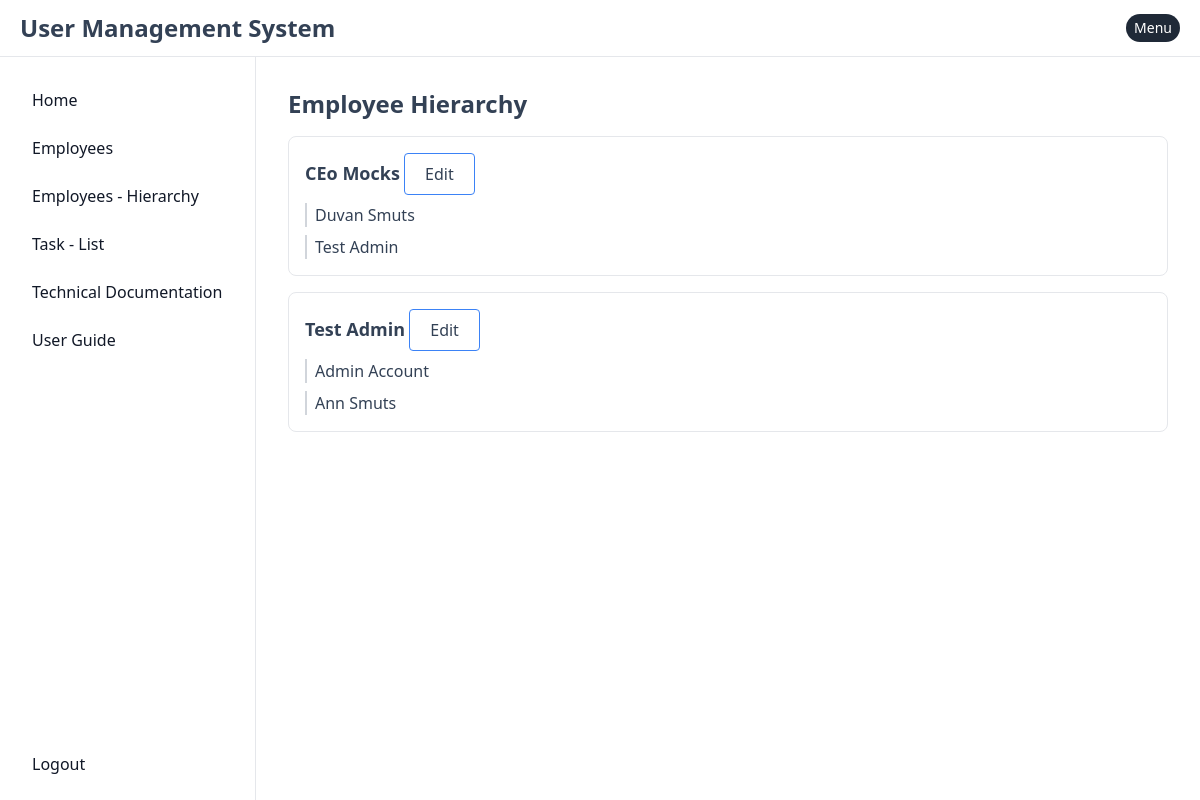
/user/user_hierarchy/ (signed in), run on an earlier commit of the app's database.
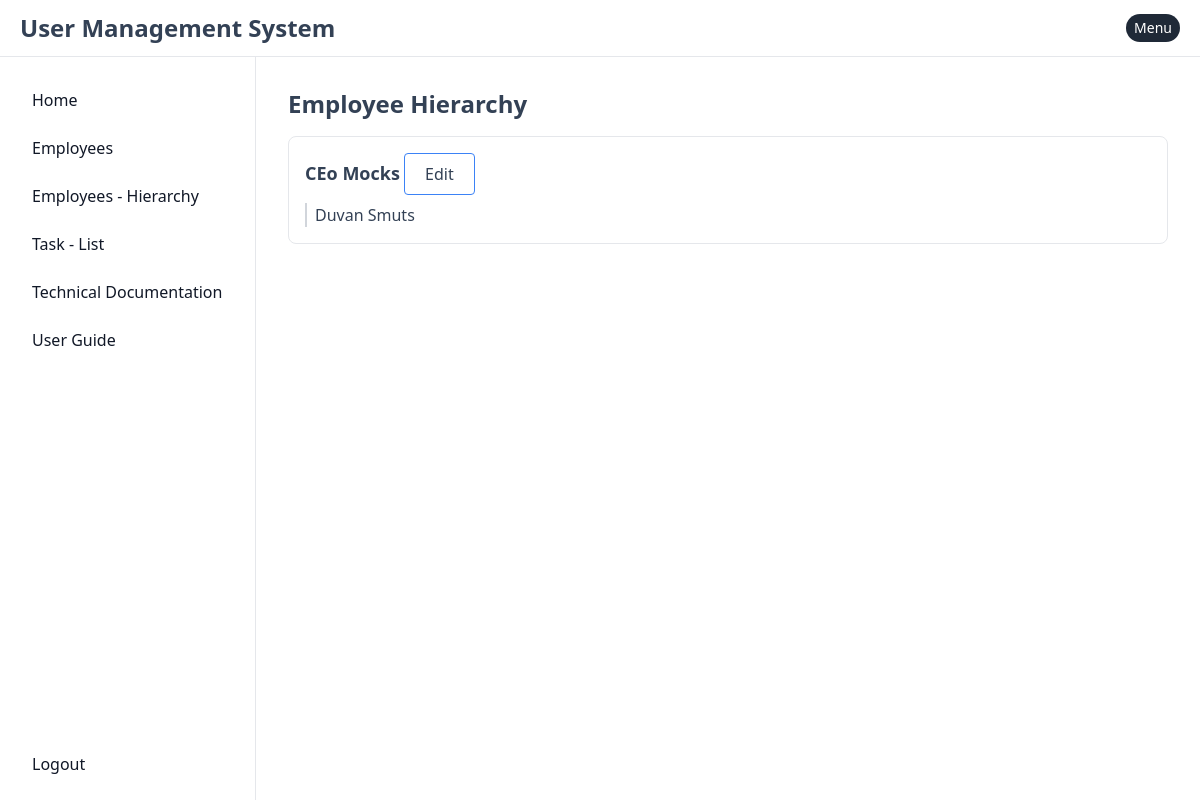
And on a later commit of the database.
### apps/admin/user/models.py (models this page shows, shortened)
class User(AuditFields, AbstractBaseUser, PermissionsMixin):
    reporting_line_manager = models.ForeignKey('self', on_delete=models.SET_NULL, null=True, blank=True, related_name='reports_to')
    email                  = models.EmailField(unique=True)
    first_name             = models.CharField(max_length=30, blank=True)
    last_name              = models.CharField(max_length=30, blank=True)
    contact_number         = models.CharField(max_length=30, blank=True)
    employee_number        = models.CharField(max_length=30, blank=True)
    hashed_email_gravatar  = models.CharField(max_length=250, blank=True)
    position               = models.IntegerField(choices=POSITION_CHOICES, blank=True, null=True)
    birth_date             = models.DateField(null=True, blank=True)
    is_active              = models.BooleanField(default=True)
    is_staff               = models.BooleanField(default=False)
    is_admin               = models.BooleanField(default=False)
    salary                 = models.DecimalField(verbose_name='Salary', default=0, max_digits=9, decimal_places=2)
    description            = models.TextField(max_length=300, blank=True, null=True)
    objects = UserManager()
    USERNAME_FIELD  = 'email'
    REQUIRED_FIELDS = []

### apps/system/user/hierarchy/views.py (the view)
# urls.py: path('user_hierarchy/',             UserHierarchyView.as_view(), name='user_hierarchy'),
class UserHierarchyView(LoginRequiredMixin, View):
    def get(self, *args, **kwargs):
        hierarchy_dict = {}
        users = User.objects.all().order_by('id')
        if users:
            hierarchy_dict = process_lib.create_user_hierarchy_dict(users)
        return render(
            self.request,
            template_name = 'system/user/hierarchy/user_hierarchy.html',
            context = {
                'users'          : users,
                'hierarchy_dict' : hierarchy_dict,
            }
        )

### apps/system/user/hierarchy/lib/process.py (called while the page is built)
def create_user_hierarchy_dict(users: QuerySet) -> Dict:
    hierarchy_dict = {}
    for user in users:
        manager = user.reporting_line_manager
        if manager:
            if manager not in hierarchy_dict:
                hierarchy_dict[manager] = []
            hierarchy_dict[manager].append(user)
    return hierarchy_dict

### templates/system/user/hierarchy/user_hierarchy.html (shortened to what this page needs)
{% extends 'base.html' %}
{% load crispy_forms_tags %}
{% block content %}
<div class="container mx-auto">
    <h1 class="text-2xl font-bold mb-4">Employee Hierarchy</h1>
    <div class="space-y-4">
        {% for manager, employees in hierarchy_dict.items %}
            <div class="border p-4 rounded-lg">
                <div class="flex justify-between items-center">
                    <div>
                        <h2 class="text-lg font-bold inline">{{ manager.first_name }} {{ manager.last_name }}</h2>
                        <button hx-get    = "{% url 'user:update_user' manager.id %}"
                                hx-target = "#modalContent"
                                class="px-5 py-2 border-blue-500 border rounded transition duration-300 hover:bg-blue-700 hover:text-white focus:outline-none">
                            Edit
                        </button>
                    </div>
                </div>
                <div class="mt-2 space-y-2">
                    {% for employee in employees %}
                        <div class="border-l-2 border-gray-300 pl-2">
                            <p>{{ employee.first_name }} {{ employee.last_name }}</p>
                        </div>
                    {% endfor %}
                </div>
            </div>
        {% endfor %}
    </div>
</div>
{% endblock content %}

What changed in the data, as far as the page shows it:
removed User: first_name "Test", last_name "Admin"
removed User: first_name "Admin", last_name "Account", shown under "Test"
no longer on this page (row edited): User: first_name "Ann", last_name "Smuts", shown under "Test"
